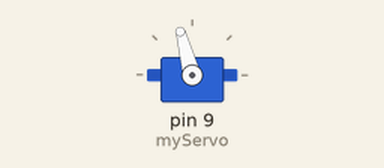
Bench run of a sketch on a simulated Arduino Uno, built with avr-gcc and run on an emulated ATmega328P. On the bench: servo.

Above: at 0.1 s.
At 8.1 s:
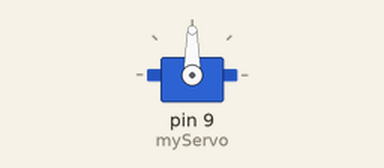
Timing chart, 0 to 9.6 s (numbered marks = the images above):
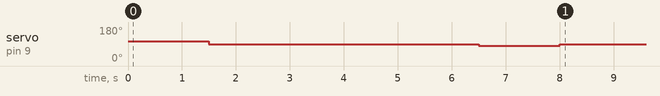

The sketch:

updatedservocode.ino
```cpp
#include <Servo.h>

Servo myServo;  // Create a Servo object

void setup() {
  myServo.attach(9);  // Attach the servo on pin 9
 myServo.write(105); //speed of servo clockwise
  delay(1500); //time servo runs
   myServo.write(90);
  delay(5000);
  myServo.write(80); //speed of servo counterclockwise
  delay(1500); //time servo runs
}

void loop() {
  // Move the servo from 0 to 180 degrees
  /*for (int pos = 0; pos <= 180; pos += 1) {
    myServo.write(pos);  // Tell the servo to go to position in variable 'pos'
    delay(1000);           // Wait 15 ms for the servo to reach the position
  }*/
  myServo.write(90);

}
```

Measured:
- by itself, servo on pin 9 (myServo): 105° → 90° at 1.5 s, → 80° 5.0 s later, → 90° 1.5 s later
